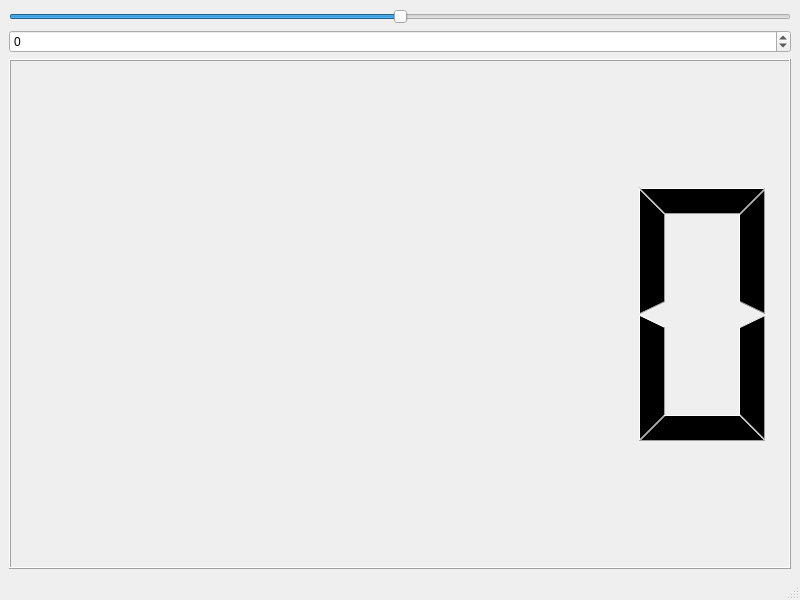
<?xml version="1.0" encoding="UTF-8"?>
<ui version="4.0">
 <class>MainWindow</class>
 <widget class="QMainWindow" name="MainWindow">
  <property name="geometry">
   <rect>
    <x>0</x>
    <y>0</y>
    <width>800</width>
    <height>600</height>
   </rect>
  </property>
  <property name="windowTitle">
   <string>MainWindow</string>
  </property>
  <widget class="QWidget" name="centralwidget">
   <layout class="QVBoxLayout" name="verticalLayout">
    <item>
     <widget class="QSlider" name="horizontalSlider">
      <property name="minimum">
       <number>-100</number>
      </property>
      <property name="maximum">
       <number>100</number>
      </property>
      <property name="orientation">
       <enum>Qt::Orientation::Horizontal</enum>
      </property>
     </widget>
    </item>
    <item>
     <widget class="QSpinBox" name="spinBox">
      <property name="minimum">
       <number>-100</number>
      </property>
      <property name="maximum">
       <number>100</number>
      </property>
     </widget>
    </item>
    <item>
     <widget class="QLCDNumber" name="lcdNumber"/>
    </item>
   </layout>
  </widget>
  <widget class="QMenuBar" name="menubar">
   <property name="geometry">
    <rect>
     <x>0</x>
     <y>0</y>
     <width>800</width>
     <height>21</height>
    </rect>
   </property>
  </widget>
  <widget class="QStatusBar" name="statusbar"/>
 </widget>
 <resources/>
 <connections>
  <connection>
   <sender>spinBox</sender>
   <signal>valueChanged(int)</signal>
   <receiver>horizontalSlider</receiver>
   <slot>setValue(int)</slot>
   <hints>
    <hint type="sourcelabel">
     <x>161</x>
     <y>207</y>
    </hint>
    <hint type="destinationlabel">
     <x>224</x>
     <y>195</y>
    </hint>
   </hints>
  </connection>
  <connection>
   <sender>horizontalSlider</sender>
   <signal>valueChanged(int)</signal>
   <receiver>spinBox</receiver>
   <slot>setValue(int)</slot>
   <hints>
    <hint type="sourcelabel">
     <x>222</x>
     <y>207</y>
    </hint>
    <hint type="destinationlabel">
     <x>162</x>
     <y>206</y>
    </hint>
   </hints>
  </connection>
  <connection>
   <sender>horizontalSlider</sender>
   <signal>valueChanged(int)</signal>
   <receiver>lcdNumber</receiver>
   <slot>display(int)</slot>
   <hints>
    <hint type="sourcelabel">
     <x>307</x>
     <y>202</y>
    </hint>
    <hint type="destinationlabel">
     <x>229</x>
     <y>261</y>
    </hint>
   </hints>
  </connection>
 </connections>
</ui>
